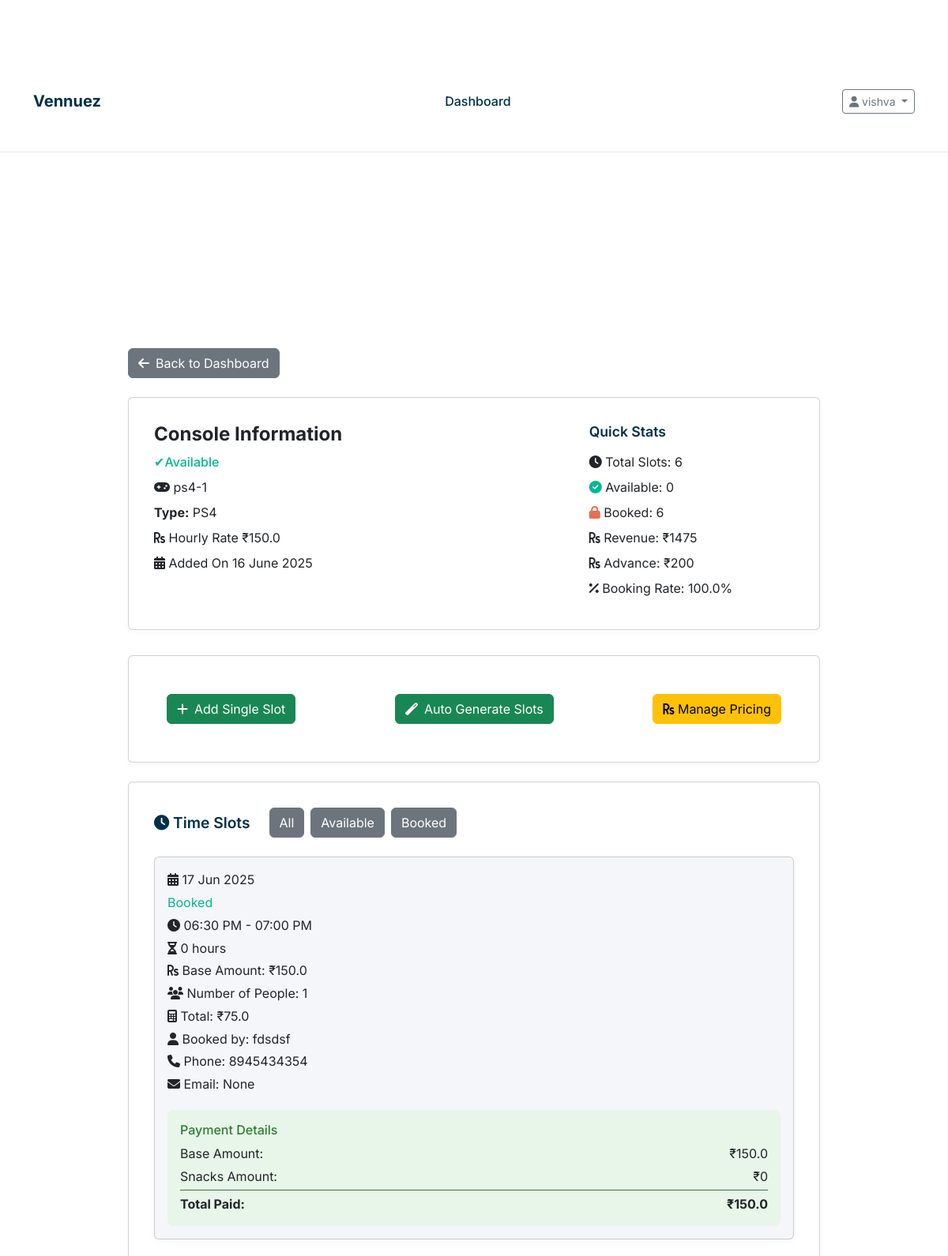
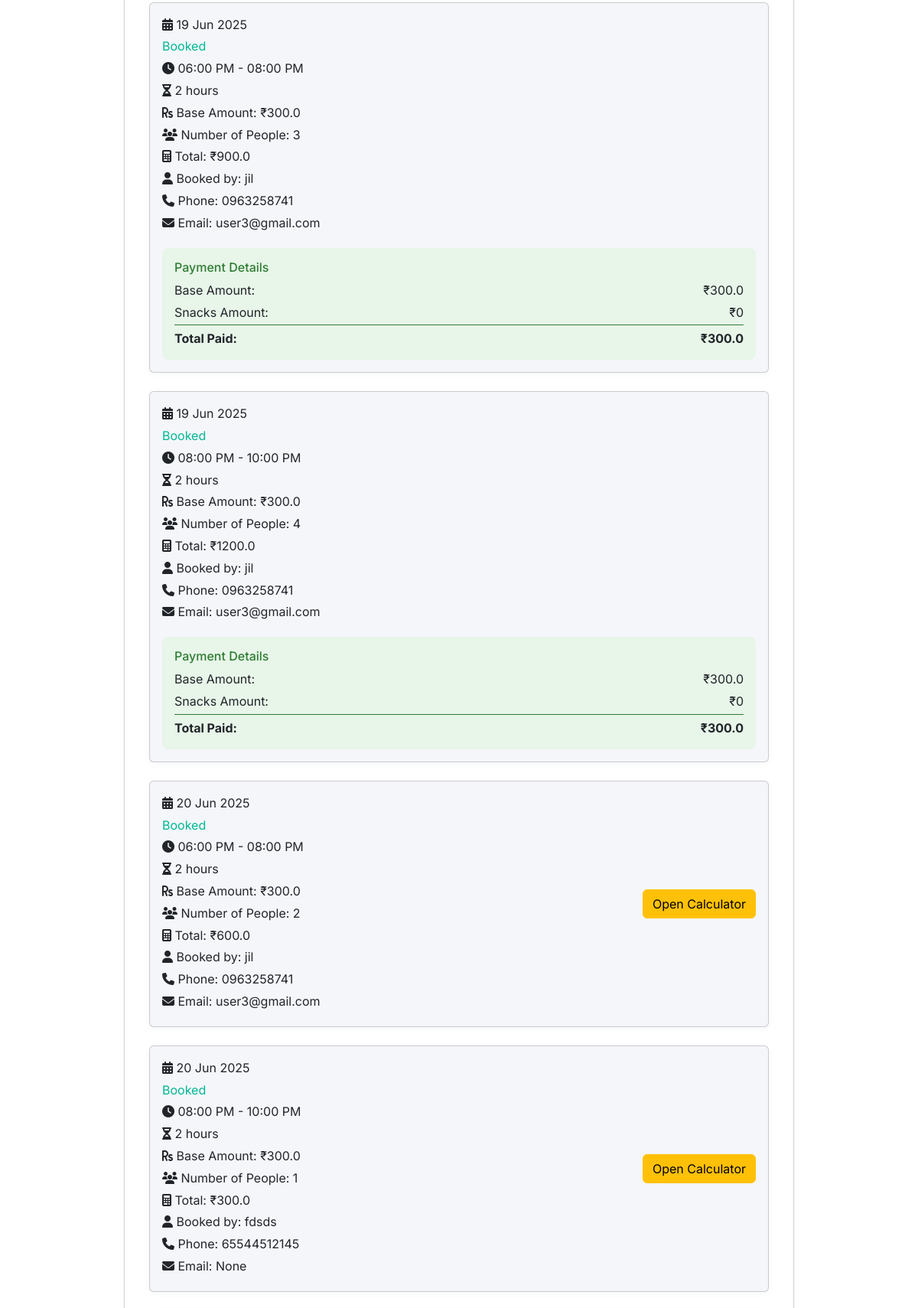
The app's page /console/1 (signed in, upper part) with its own data (2 pictures, top to bottom).
### models.py (models this page shows, shortened)
class Owner(UserMixin, db.Model):
    __tablename__ = 'owners'
    id = db.Column(db.Integer, primary_key=True)
    username = db.Column(db.String(80), unique=True, nullable=False)
    email = db.Column(db.String(120), unique=True, nullable=False)
    password_hash = db.Column(db.String(256), nullable=False)
    phone = db.Column(db.String(20), nullable=False)
    gaming_center_name = db.Column(db.String(200), nullable=False)
    address = db.Column(db.String(255), nullable=True)
    active = db.Column(db.Boolean, default=True)
    created_at = db.Column(db.DateTime, default=datetime.utcnow)
    latitude = db.Column(db.Float, nullable=True)
    longitude = db.Column(db.Float, nullable=True)
    google_maps_link = db.Column(db.String(500), nullable=True)
    amenities = db.Column(db.Text, nullable=True)  # Stored as JSON string
    venue_image1 = db.Column(db.String(500), nullable=True)
    venue_image2 = db.Column(db.String(500), nullable=True)
    venue_image3 = db.Column(db.String(500), nullable=True)
    venue_image4 = db.Column(db.String(500), nullable=True)
    images_uploaded = db.Column(db.Boolean, default=False)
    consoles = db.relationship('Console', backref='owner', lazy=True, cascade='all, delete-orphan')

class Console(db.Model):
    __tablename__ = 'consoles'
    id = db.Column(db.Integer, primary_key=True)
    name = db.Column(db.String(100), nullable=False)
    console_type = db.Column(db.String(50), nullable=False)
    hourly_rate = db.Column(db.Float, nullable=False)  # Rate per person per hour
    is_available = db.Column(db.Boolean, default=True)
    created_at = db.Column(db.DateTime, default=datetime.utcnow)
    owner_id = db.Column(db.Integer, db.ForeignKey('owners.id'), nullable=False)
    slots = db.relationship('TimeSlot', backref='console', lazy=True, cascade='all, delete-orphan')

class TimeSlot(db.Model):
    __tablename__ = 'time_slots'
    id = db.Column(db.Integer, primary_key=True)
    start_time = db.Column(db.DateTime, nullable=False)
    end_time = db.Column(db.DateTime, nullable=False)
    total_amount = db.Column(db.Float, nullable=False)
    advance_paid = db.Column(db.Float, default=0.0)  # Fixed advance amount
    is_booked = db.Column(db.Boolean, default=False)
    snacks_amount = db.Column(db.Float, default=0.0)
    final_amount = db.Column(db.Float, default=0.0)
    completed = db.Column(db.Boolean, default=False)
    number_of_people = db.Column(db.Integer, default=1)  # New field for number of people
    booking_id = db.Column(db.String(20), unique=True, nullable=True)
    customer_name = db.Column(db.String(100), nullable=True)
    customer_phone = db.Column(db.String(20), nullable=True)
    customer_email = db.Column(db.String(120), nullable=True)
    customer_age = db.Column(db.Integer, nullable=True)
    special_requests = db.Column(db.Text, nullable=True)
    contact_sms = db.Column(db.Boolean, default=True)
    contact_whatsapp = db.Column(db.Boolean, default=True)
    contact_email = db.Column(db.Boolean, default=False)
    payment_status = db.Column(db.String(20), default='pending')  # pending, paid, failed
    payment_id = db.Column(db.String(100), nullable=True)
    booking_time = db.Column(db.DateTime, nullable=True)
    created_at = db.Column(db.DateTime, default=datetime.utcnow)
    console_id = db.Column(db.Integer, db.ForeignKey('consoles.id'), nullable=False)
    user_id = db.Column(db.Integer, db.ForeignKey('users.id'), nullable=True)  # Optional for unregistered bookings

### routes.py (the view)
@app.route('/console/<int:console_id>')
@venue_details_required
def console_details(console_id):
    console = Console.query.get_or_404(console_id)
    if console.owner_id != current_user.id:
        flash('Access denied', 'error')
        return redirect(url_for('dashboard'))
    slots = TimeSlot.query.filter_by(console_id=console_id).order_by(TimeSlot.start_time).all()
    return render_template('console_details.html', console=console, slots=slots, now=datetime.now())

### templates/console_details.html (shortened to what this page needs)
{% extends "base.html" %}
{% block content %}
<section class="console-details" style="padding: 2rem 0;">
    <div class="container" style="max-width: 900px;">
        <a href="{{ url_for('dashboard') }}" class="btn btn-secondary mb-4"><i class="fas fa-arrow-left me-2"></i>Back to Dashboard</a>
        <div class="card" style="margin-bottom: 2rem;">
            <div style="display: flex; flex-wrap: wrap; justify-content: space-between; align-items: flex-start; gap: 2rem;">
                <div style="flex: 2; min-width: 260px;">
                    <h2 style="font-size: 1.5rem; font-weight: 700; margin-bottom: 0.5rem;">Console Information</h2>
                    <div style="margin-bottom: 0.5rem; color: var(--success); font-weight: 500;">
                        {% if console.is_available %}✔Available{% else %}Unavailable{% endif %}
                    </div>
                    <div style="margin-bottom: 0.5rem;"><i class="fas fa-gamepad"></i> {{ console.name }}</div>
                    <div style="margin-bottom: 0.5rem;"><strong>Type:</strong> {{ console.console_type }}</div>
                    <div style="margin-bottom: 0.5rem;"><i class="fas fa-rupee-sign"></i> Hourly Rate ₹{{ console.hourly_rate }}</div>
                    <div style="margin-bottom: 0.5rem;"><i class="fas fa-calendar-alt"></i> Added On {{ console.created_at.strftime('%d %B %Y') }}</div>
                </div>
                <div style="flex: 1; min-width: 220px;">
                    <h3 style="font-size: 1.1rem; font-weight: 600; margin-bottom: 1rem; color: var(--primary);">Quick Stats</h3>
                    <div style="margin-bottom: 0.5rem;"><i class="fas fa-clock"></i> Total Slots: {{ slots|length }}</div>
                    <div style="margin-bottom: 0.5rem;"><i class="fas fa-check-circle" style="color: var(--success);"></i> Available: {{ slots|rejectattr('is_booked')|list|length }}</div>
                    <div style="margin-bottom: 0.5rem;"><i class="fas fa-lock" style="color: var(--danger);"></i> Booked: {{ slots|selectattr('is_booked')|list|length }}</div>
                    <div style="margin-bottom: 0.5rem;"><i class="fas fa-rupee-sign"></i> Revenue: ₹{{ "%.0f"|format(slots|selectattr('is_booked')|sum(attribute='total_amount') or 0) }}</div>
                    <div style="margin-bottom: 0.5rem;"><i class="fas fa-rupee-sign"></i> Advance: ₹{{ "%.0f"|format(slots|selectattr('is_booked')|sum(attribute='advance_paid') or 0) }}</div>
                    <div style="margin-bottom: 0.5rem;"><i class="fas fa-percent"></i> Booking Rate: {{ "%.1f"|format((slots|selectattr('is_booked')|list|length / slots|length * 100) if slots else 0) }}%</div>
                </div>
            </div>
        </div>
        <div class="card mb-4">
            <div class="card-body d-flex justify-content-between align-items-center">
                <a href="{{ url_for('add_slot', console_id=console.id) }}" class="btn btn-success"  >
                    <i class="fas fa-plus me-2"></i>Add Single Slot
                </a>
                <a href="{{ url_for('auto_slots', console_id=console.id) }}" class="btn btn-success">
                    <i class="fas fa-magic me-2"></i>Auto Generate Slots
                </a>
                <a href="{{ url_for('manage_pricing', console_id=console.id) }}" class="btn btn-warning">
                    <i class="fas fa-rupee-sign"></i> Manage Pricing
                </a>
            </div>
        </div>
        <div class="card" style="margin-bottom: 2rem;">
            <div style="display: flex; align-items: center; gap: 1.5rem; margin-bottom: 1.5rem; flex-wrap: wrap;">
                <h3 style="font-size: 1.2rem; font-weight: 600; margin: 0; color: var(--primary);"><i class="fas fa-clock"></i> Time Slots</h3>
                <div style="display: flex; gap: 0.5rem;">
                    <form method="get" style="display: flex; gap: 0.5rem;">
                        <button type="submit" name="filter" value="all" class="btn btn-secondary" {% if filter == 'all' %}style="background: var(--accent); color: #fff;"{% endif %}>All</button>
                        <button type="submit" name="filter" value="available" class="btn btn-secondary" {% if filter == 'available' %}style="background: var(--accent); color: #fff;"{% endif %}>Available</button>
                        <button type="submit" name="filter" value="booked" class="btn btn-secondary" {% if filter == 'booked' %}style="background: var(--accent); color: #fff;"{% endif %}>Booked</button>
                    </form>
                </div>
            </div>
            <div style="display: flex; flex-direction: column; gap: 1.5rem;">
                {% for slot in slots %}
                <div class="card" style="background: var(--muted); padding: 1rem; margin: 0;" data-slot-id="{{ slot.id }}" data-end-time="{{ slot.end_time.isoformat() }}">
                    <div style="display: flex; flex-wrap: wrap; align-items: center; gap: 2rem; justify-content: space-between;">
                        <div style="flex: 2; min-width: 200px;">
                            <div style="margin-bottom: 0.3rem;"><i class="fas fa-calendar-alt"></i> {{ slot.start_time.strftime('%d %b %Y') }}</div>
                            <div style="margin-bottom: 0.3rem; color: var(--success);">{% if not slot.is_booked %}✔Available{% else %}Booked{% endif %}</div>
                            <div style="margin-bottom: 0.3rem;"><i class="fas fa-clock"></i> {{ slot.start_time.strftime('%I:%M %p') }} - {{ slot.end_time.strftime('%I:%M %p') }}</div>
                            <div style="margin-bottom: 0.3rem;"><i class="fas fa-hourglass-half"></i> {{ ((slot.end_time - slot.start_time).total_seconds() / 3600)|int }} hours</div>
                            <div style="margin-bottom: 0.3rem;"><i class="fas fa-rupee-sign"></i> Base Amount: ₹{{ slot.total_amount }}</div>
                            {% if slot.is_booked %}
                                <div style="margin-bottom: 0.3rem;"><i class="fas fa-users"></i> Number of People: {{ slot.number_of_people }}</div>
                                <div style="margin-bottom: 0.3rem;"><i class="fas fa-calculator"></i> Total: ₹{{ (console.hourly_rate * ((slot.end_time - slot.start_time).total_seconds() / 3600) * slot.number_of_people)|round(2) }}</div>
                                <div style="margin-bottom: 0.3rem;"><i class="fas fa-user"></i> Booked by: {{ slot.customer_name }}</div>
                                <div style="margin-bottom: 0.3rem;"><i class="fas fa-phone"></i> Phone: {{ slot.customer_phone }}</div>
                                <div style="margin-bottom: 0.3rem;"><i class="fas fa-envelope"></i> Email: {{ slot.customer_email }}</div>
                            {% endif %}
                        </div>
                        <div style="display: flex; flex-direction: column; gap: 0.5rem; min-width: 120px;">
                            {% if slot.is_booked and not slot.completed %}
                                <button class="btn btn-warning" type="button" onclick="toggleCalculator({{ slot.id }})" id="calc_btn_{{ slot.id }}">Open Calculator</button>
                            {% endif %}
                        </div>
                    </div>
                    {% if slot.completed %}
                    <div style="margin-top: 1rem; padding: 1rem; background: #e8f5e9; border-radius: 8px;">
                        <h4 style="margin-bottom: 0.5rem; font-size: 1rem; color: #2e7d32;">Payment Details</h4>
                        <div style="display: flex; justify-content: space-between; margin-bottom: 0.3rem;">
                            <span>Base Amount:</span>
                            <span>₹{{ slot.total_amount or 0 }}</span>
                        </div>
                        <div style="display: flex; justify-content: space-between; margin-bottom: 0.3rem;">
                            <span>Snacks Amount:</span>
                            <span>₹{{ slot.snacks_amount or 0 }}</span>
                            </div>
                        <div style="display: flex; justify-content: space-between; font-weight: bold; border-top: 1px solid #2e7d32; padding-top: 0.3rem;">
                            <span>Total Paid:</span>
                            <span>₹{{ slot.final_amount or 0 }}</span>
                            </div>
                    </div>
                    {% endif %}
                </div>
                {% else %}
                <div style="color: var(--secondary); font-size: 1.1rem;">No slots found.</div>
                {% endfor %}
            </div>
        </div>
    </div>
</section>
{% endblock %}

### templates/base.html (shortened to what this page needs)
<!DOCTYPE html>
<html lang="en">
<head>
  <link rel="stylesheet" href="{{ url_for('static', filename='css/main.css') }}">
  <link rel="stylesheet" href="https://cdnjs.cloudflare.com/ajax/libs/font-awesome/6.4.0/css/all.min.css" />
  <link href="https://cdn.jsdelivr.net/npm/bootstrap@5.3.0/dist/css/bootstrap.min.css" rel="stylesheet" />
</head>
<body>
  <nav class="navbar navbar-expand-md">
    <div class="container d-flex flex-wrap justify-content-between align-items-center">
      <a class="navbar-brand" href="{{ url_for('index') }}">Vennuez</a>
      <div class="d-none d-md-block mx-auto">
        {% if current_user.is_authenticated %}
          {% if session.user_type != 'owner' %}
            <a href="{{ url_for('user_dashboard') }}" class="nav-link {% if request.endpoint == 'user_dashboard' %}active{% endif %}">
              My Bookings
            </a>
          {% elif session.user_type == 'owner' %}
            <a href="{{ url_for('dashboard') }}" class="nav-link {% if request.endpoint == 'dashboard' %}active{% endif %}">
              Dashboard
            </a>
          {% endif %}
        {% endif %}
      </div>
      <div class="navbar-buttons">
        {% if current_user.is_authenticated %}
          <div class="dropdown">
            <button class="btn btn-outline-secondary dropdown-toggle btn-sm" data-bs-toggle="dropdown">
              <i class="fas fa-user"></i> {{ current_user.username }}
            </button>
          </div>
        {% endif %}
      </div>
    </div>
  </nav>
  <main class="container my-4">
    {% block content %}{% endblock %}
  </main>
</body>
</html>

### records on screen
Owner: username "vishva"
Console: name "ps4-1", console_type "PS4", hourly_rate "150.0", created_at "16 June 2025", hourly_rate.number_of_people "75.0", hourly_rate.number_of_people "900.0", hourly_rate.number_of_people "1200.0", hourly_rate.number_of_people "600.0", hourly_rate.number_of_people "300.0"
TimeSlot: start_time "17 Jun 2025", is_booked "Booked", start_time "06:30 PM", end_time "07:00 PM", end_time+start_time "0", total_amount "150.0", number_of_people "1", customer_name "fdsdsf", customer_phone "8945434354", customer_email "None", snacks_amount "0", final_amount "150.0"
TimeSlot: start_time "19 Jun 2025", is_booked "Booked", start_time "06:00 PM", end_time "08:00 PM", end_time+start_time "2", total_amount "300.0", number_of_people "3", customer_name "jil", customer_phone "0963258741", customer_email "user3@gmail.com", snacks_amount "0", final_amount "300.0"
TimeSlot: start_time "19 Jun 2025", is_booked "Booked", start_time "08:00 PM", end_time "10:00 PM", end_time+start_time "2", total_amount "300.0", number_of_people "4", customer_name "jil", customer_phone "0963258741", customer_email "user3@gmail.com", snacks_amount "0", final_amount "300.0"
TimeSlot: start_time "20 Jun 2025", is_booked "Booked", start_time "06:00 PM", end_time "08:00 PM", end_time+start_time "2", total_amount "300.0", number_of_people "2", customer_name "jil", customer_phone "0963258741", customer_email "user3@gmail.com"
TimeSlot: start_time "20 Jun 2025", is_booked "Booked", start_time "08:00 PM", end_time "10:00 PM", end_time+start_time "2", total_amount "300.0", number_of_people "1", customer_name "fdsds", customer_phone "65544512145", customer_email "None"

### other values on screen
{{ slots|length }} "6"
{{ slots|rejectattr('is_booked')|list|length }} "0"
{{ slots|selectattr('is_booked')|list|length }} "6"
